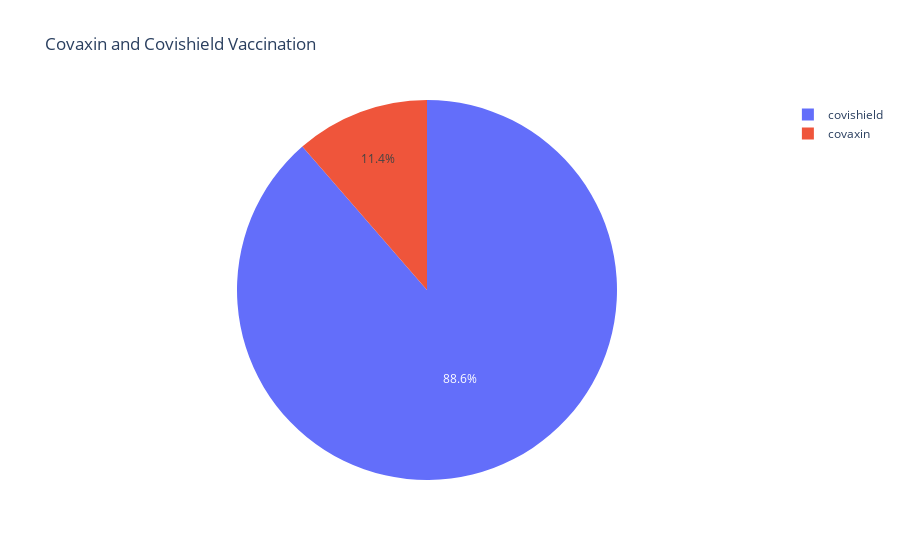

The notebook cell this image was saved under:
### Code cell
px.pie(names = ['covaxin','covishield'], values = [covaxin,covishield] , title = 'Covaxin and Covishield Vaccination')

### Figure 1 — Plotly figure (JSON) as saved in the notebook; plotly's stock layout.template omitted (floating-point values rounded to 4 significant figures)
{"data": [{"domain": {"x": [0, 1], "y": [0, 1]}, "hovertemplate": "label=%{label}<br>value=%{value}<extra></extra>", "labels": ["covaxin", "covishield"], "legendgroup": "", "name": "", "showlegend": true, "type": "pie", "values": [7961424903, 61932459831]}], "layout": {"legend": {"tracegroupgap": 0}, "title": {"text": "Covaxin and Covishield Vaccination"}}}
